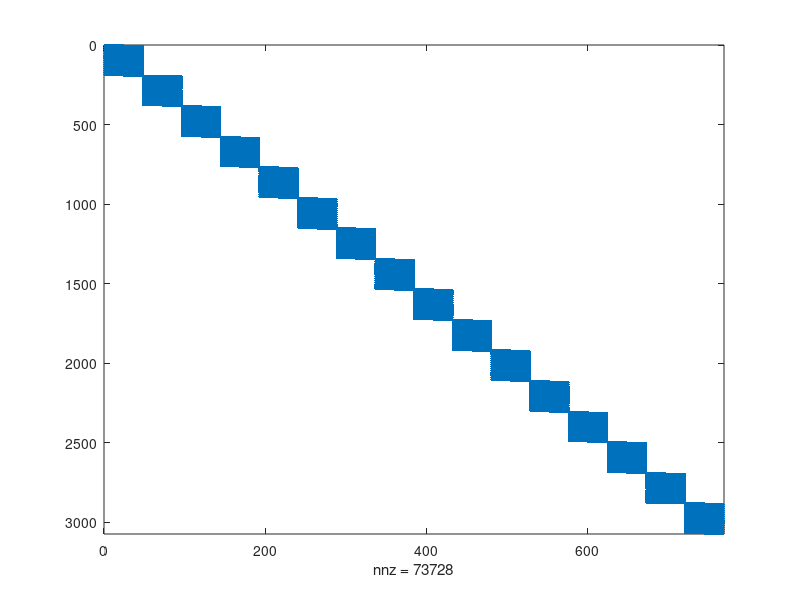

Here is the MATLAB script that generated this plot:
load Af.mat;
load Ac.mat;
load P.mat;


%spy(Af)
%spy(Ac)
spy(P)

return;

trace(inv(full(Af)))

%P

%return;

diffD = inv(full(Af)) - P*(inv(full(Ac)))*P';

off_diffD = diffD - diag(diag(diffD));

norm(off_diffD,'fro')

return;

Df = eig(inv(full(Af)));
plot(Df,'o');

hold on

Dc = eig(P*inv(full(P'*Af*P))*P');
plot(Dc,'x');

hold off